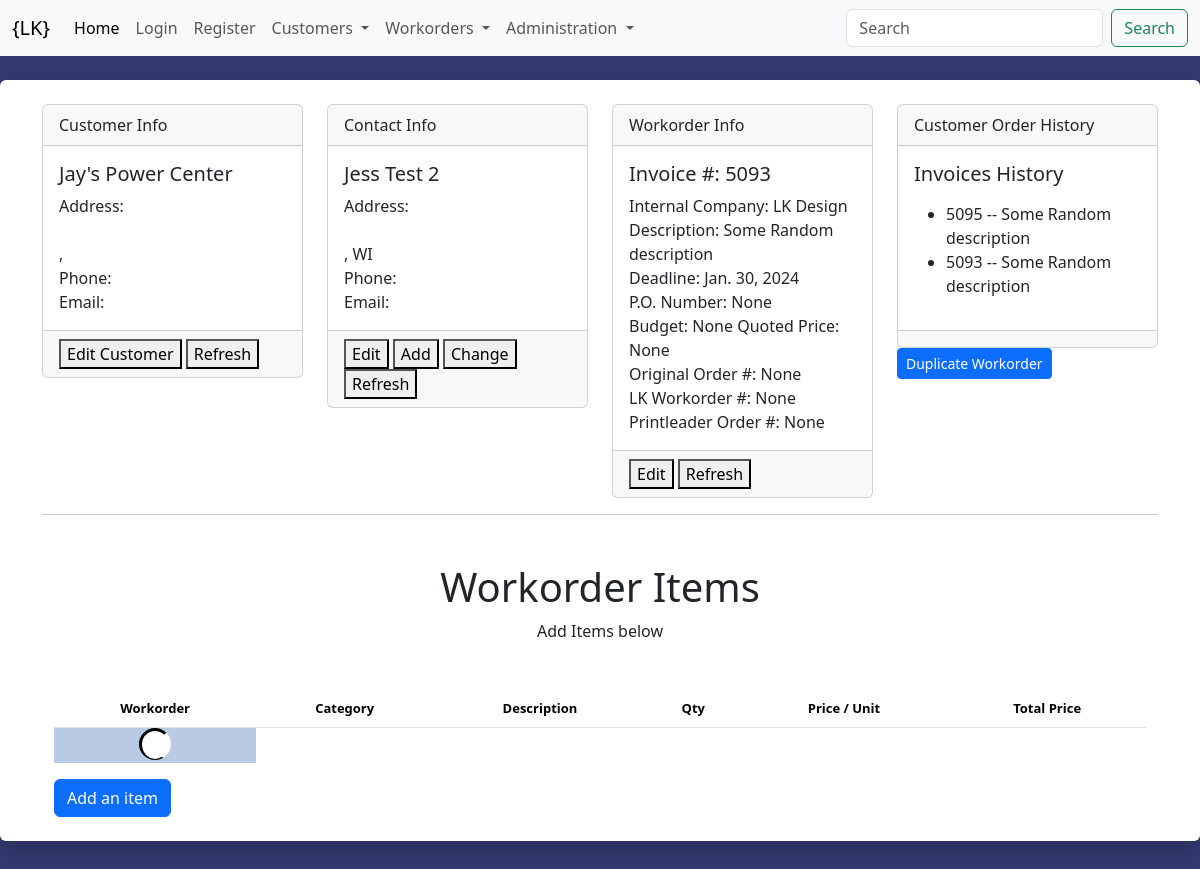
The app's page /workorders/workorders/5093, older data.
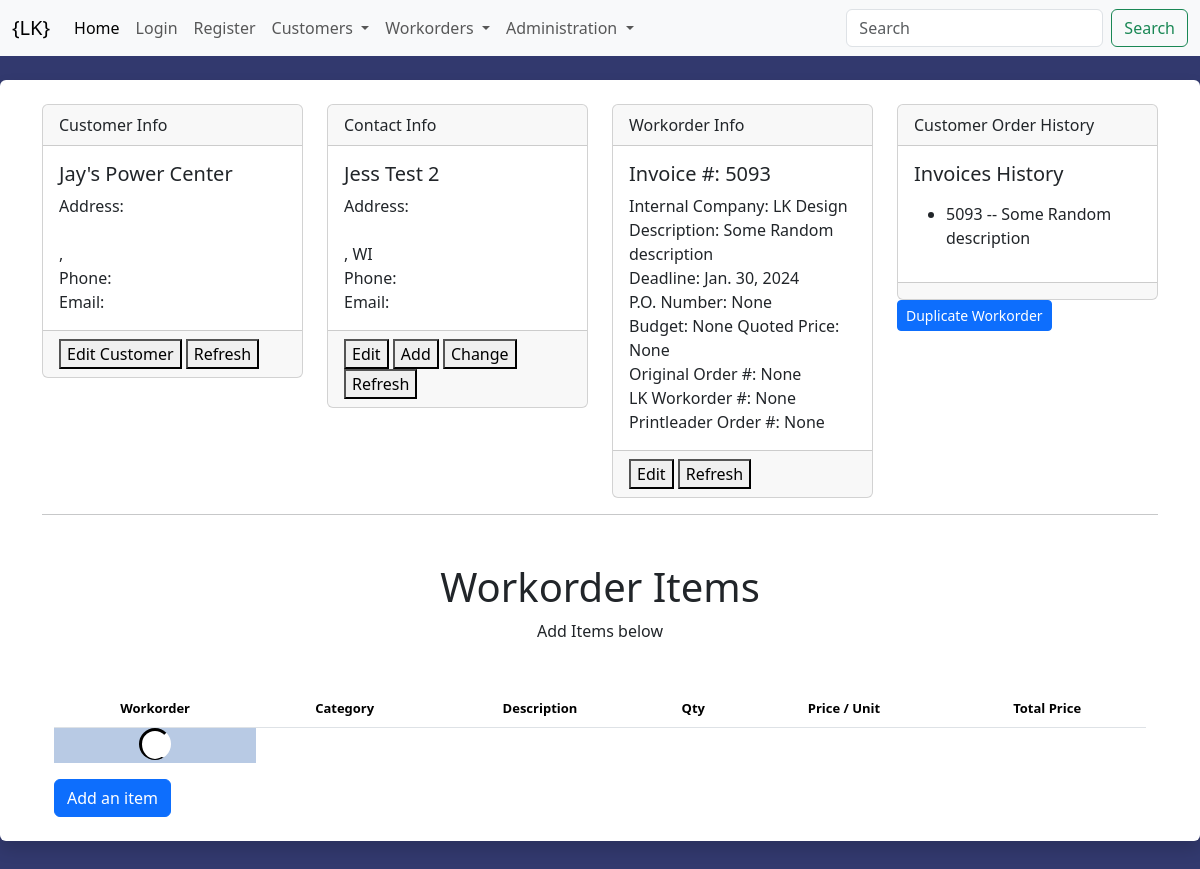
The same page, newer data.
### workorders/models.py (models this page shows, shortened)
class Workorder(models.Model):
    customer = models.ForeignKey(Customer, blank=False, null=False, on_delete=models.CASCADE, related_name='workorders')
    contact = models.ForeignKey(Contact, blank=True, null=True, on_delete=models.SET_NULL)
    hr_customer = models.CharField('Customer Name', max_length=100, blank=True, null=True,)
    hr_contact = models.CharField('Contact Name', max_length=100, blank=True, null=True,)
    workorder = models.CharField('Workorder', max_length=100, blank=False, null=False, unique=True)
    internal_company = models.CharField('Internal Company', choices=[('LK Design', 'LK Design'), ('Krueger Printing', 'Krueger Printing')], max_length=100, blank=False, null=False)
    description = models.CharField('Description', max_length=100, blank=True, null=True)
    deadline = models.DateField('Deadline', blank=True, null=True)
    po_number = models.CharField('PO Number', max_length=100, blank=True, null=True)
    budget = models.CharField('Budget', max_length=100, blank=True, null=True)
    quoted_price = models.CharField('Quoted Price', max_length=100, blank=True, null=True)
    original_order = models.CharField('Original Order', max_length=100, blank=True, null=True)
    lk_workorder = models.CharField('LK Workorder', max_length=100, blank=True, null=True)
    printleader_workorder = models.CharField('Printleader', max_length=100, blank=True, null=True)
    billed = models.BooleanField('Billed', blank=False, null=False, default=False)
    def get_history_url(self):
        return reverse("workorders:history_overview", kwargs={"id": self.workorder})

### workorders/views.py (the view)
# urls.py: path("workorders/<int:id>", overview, name='overview'),
def overview(request, id=None):
    workorder = Workorder.objects.get(workorder=id)
    customer = Customer.objects.get(id=workorder.customer_id)
    if workorder.contact_id:
        contact = Contact.objects.get(id=workorder.contact_id)
    else:
        contact = ''
    history = Workorder.objects.filter(customer_id=customer).order_by("-workorder")[:10]
    workid = workorder.id
    categories = Category.objects.all().distinct()
    context = {
            'workid': workid,
            'workorder': workorder,
            'customer': customer,
            'contact': contact,
            'history': history,
            'categories':categories,
        }
    return render(request, "workorders/overview.html", context)

### templates/workorders/overview.html (shortened to what this page needs)
{% extends "base.html" %}
{% load crispy_forms_tags %}
{% block content %}
<div class="row">
  <div class="col-md-3 mb-sm-0">
      <div class="card">
          <div class="card-header">
          Customer Info
          </div>
          <div class="card-body" id="custinfo" hx-trigger="CustomerEdit from:body" hx-target="this" >
              {% include 'customers/partials/customer_info.html' %}
          </div>
          <div class="card-footer">
              <button hx-get="{% url 'customers:edit_customer' %}?customer={{ customer.id }}" hx-target="#dialog">Edit Customer</button>
              <button hx-get="{% url 'customers:cust_info' %}?customer={{ customer.id }}" hx-target="#custinfo">Refresh</button>
          </div>
      </div>
  </div>
  <div class="col-md-3">
      <div class="card">
          <div class="card-header">
          Contact Info
          </div>
              <div class="card-body" id="contactinfo">
                {% include 'customers/partials/contact_info.html' %}
              </div>
              <div class="card-footer">
                <button hx-get="{% url 'customers:edit_contact' %}?contact={{ contact.id }}&customer={{ customer.id }}&workorder={{ workorder.id }}" hx-target="#dialog">Edit</button>
                <button hx-get="{% url 'customers:new_contact' %}?customer={{ customer.id }}&workorder={{ workorder.id }}" hx-target="#dialog">Add</button>
                <button hx-get="{% url 'customers:change_contact' %}?customer={{ customer.id }}&workorder={{ workorder.id }}" hx-target="#dialog">Change</button>
                <button hx-get="{% url 'customers:contact_info' %}?workorder={{ workorder.id }}" hx-target="#contactinfo">Refresh</button>
              </div>
      </div>
  </div>
  <div class="col-md-3">
      <div class="card">
          <div class="card-header">
          Workorder Info
          </div>
          <div class="card-body" id="workorderinfo">
            {% include 'workorders/partials/workorder_info.html' %}
          </div>
          <div class="card-footer">
            <button hx-get="{% url 'workorders:edit_workorder' %}?workorder={{ workorder.id }}" hx-target="#dialog">Edit</button>
            <button hx-get="{% url 'workorders:workorder_info' %}?workorder={{ workorder.id }}" hx-target="#workorderinfo">Refresh</button>
          </div>
      </div>
  </div>
  <div class="col-md-3">
      <div class="card">
          <div class="card-header">
          Customer Order History
          </div>
          <div class="card-body">
            {% include 'workorders/partials/workorder_history.html' %}
          </div>
          <div class="card-footer"></div>
      </div>
      <a href="{% url 'workorders:copy_workorder' id=workid %}" class="btn btn-primary btn-sm" role="button">Duplicate Workorder</a>
  </div>
</div>
<hr>
<div class="container">
  <div class="px-5 my-5 text-center">
    <h1>Workorder Items</h1>
    <p>Add Items below</p>
  </div>
  <table class="table">
    <thead>
      <tr>
        <th>Workorder</th>
        <th>Category</th>
        <th>Description</th>
        <th>Qty</th>
        <th>Price / Unit</th>
        <th>Total Price</th>
      </tr>
    </thead>
    <tbody hx-trigger="load, itemListChanged from:body" hx-get="{% url 'workorders:workorder_item_list' id=workid %}" hx-target="this">
      <tr>
        <td class="spinner-border" role="status">
        </td>
      </tr>
    </tbody>
  </table>
  <button hx-get="{% url 'workorders:add_item' parent_id=workid %}" hx-target="#dialog" class="btn btn-primary">
  Add an item
  </button>
{% endblock content %}

### templates/workorders/partials/workorder_info.html
<h5 class="card-title">Invoice #: {{ workorder.workorder }}</h5>
              <p class="card-text">
                      Internal Company: {{ workorder.internal_company }}<br/>
                      Description: {{ workorder.description }}<br/>
                      Deadline: {{ workorder.deadline }}<br/>
                      P.O. Number: {{ workorder.po_number }}<br/>
                      Budget: {{ workorder.budget }} Quoted Price: {{ workorder.quoted_price }}<br/>
                      Original Order #: {{ workorder.original_order }}<br/>
                      LK Workorder #: {{ workorder.lk_workorder }}<br/>
                      Printleader Order #: {{ workorder.printleader_workorder }}

### templates/workorders/partials/workorder_history.html
<h5 class="card-title">Invoices History</h5>
<p class="card-text">
<ul>
    {% for x in  history %}
    <li><a hx-get='{{ x.get_history_url }}' hx-target='#dialog2'>{{ x.workorder }} -- {{ x.description }}</a></li>
    {% endfor %}
    </ul>

Row changes from the older to the newer data that the page shows:
removed Workorder: workorder "5095", description "Some Random description"
